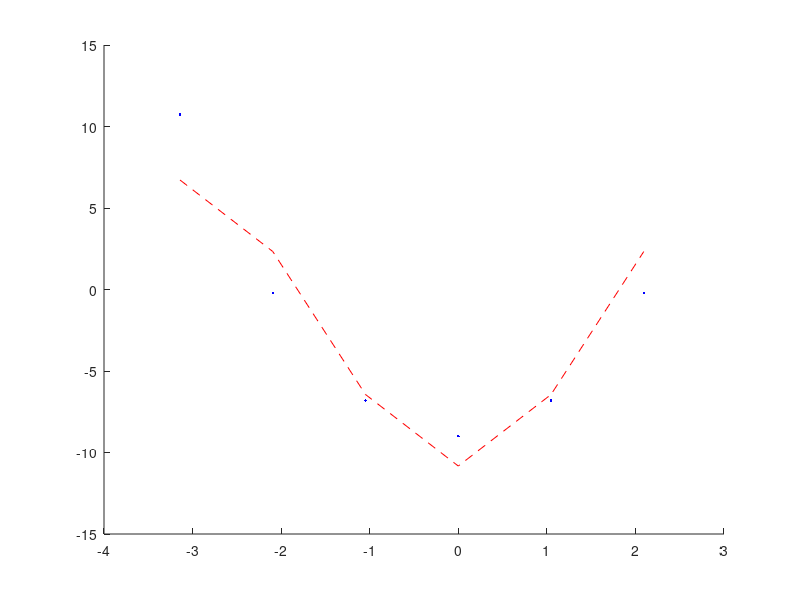

MATLAB code to generate this figure:
clear all
close all
clc

% n = 100;
% m = 2;
% x = linspace(0.0,2*pi,n);
% f = sin(x);
n = 6
m = 1
x = [-pi, -2*pi/3, -pi/3, 0, pi/3, 2*pi/3]
f = [10.74, -.23, -6.81, -9, -6.81, -.23]

% Construcao da matriz A
for i = 1:m+1
    for j = 1:n
        A(j,i) = x(j)^(i-1);
    end
end

At = n*eye(m);
At(1) = At(1)/2;

% Coeficentes a
for k = 0:m
    b(k+1) = 0;
    for i = 1:n
        b(k+1) = b(k+1) + (2/n)*f(i)*cos(k*x(i));
    end
end

% Coeficentes b
for k = m+1:2*m
    b(k+1) = 0;
    for i = 1:n
        b(k+1) = b(k+1) + (2/n)*f(i)*sin(k*x(i));
    end
end

% Calculo de Sm
for i = 1:n
   S(i) = b(1)/2;
   for j = 1:m
       S(i) = S(i) + b(j+1)*cos(j*x(i));
   end
   for j = 1:m
       S(i) = S(i) + b(j+m+1)*sin(j*x(i));
   end
end

S

% for k = 1:n
%     
%     % Vetor de pesos
%     for j = 1:n
%         w(j) = 1.0/((x(j) - x(k))^2+0.00001);
%         w(j) = 1.0;
%     end
% 
%     % Calculo dos alfas
%     alfa = MMQ_2019(A,w,f');
% 
%     
%     p(k) = 0.0;
%     for i = 1:m+1
%         p(k) = p(k) + alfa(i)*x(k)^(i-1);
%     end
%     
% end

hold on
plot(x,f,'b.');
plot(x,S,'r--');
hold off
